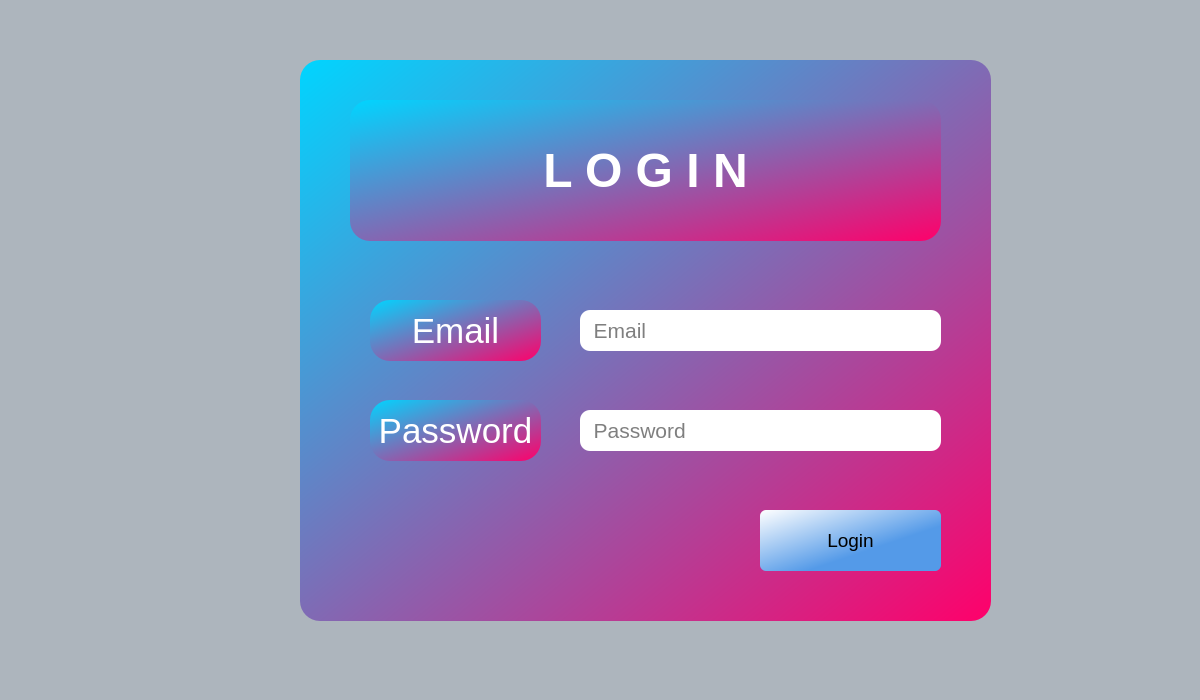
<?xml version="1.0" encoding="UTF-8"?>
<ui version="4.0">
 <class>Login</class>
 <widget class="QDialog" name="Login">
  <property name="geometry">
   <rect>
    <x>0</x>
    <y>0</y>
    <width>1200</width>
    <height>700</height>
   </rect>
  </property>
  <property name="windowTitle">
   <string>Dialog</string>
  </property>
  <property name="styleSheet">
   <string notr="true">background-color: rgb(173, 181, 189);</string>
  </property>
  <widget class="QGroupBox" name="groupBox">
   <property name="geometry">
    <rect>
     <x>300</x>
     <y>60</y>
     <width>691</width>
     <height>561</height>
    </rect>
   </property>
   <property name="styleSheet">
    <string notr="true">background-color: qlineargradient(spread:reflect, x1:0, y1:0, x2:1, y2:1, stop:0 rgba(0, 213, 255, 255), stop:1 rgba(255, 0, 106, 255));
border-radius: 20px;</string>
   </property>
   <property name="title">
    <string/>
   </property>
   <widget class="QLabel" name="label">
    <property name="geometry">
     <rect>
      <x>50</x>
      <y>40</y>
      <width>591</width>
      <height>141</height>
     </rect>
    </property>
    <property name="font">
     <font>
      <pointsize>36</pointsize>
      <italic>false</italic>
      <bold>true</bold>
      <strikeout>false</strikeout>
     </font>
    </property>
    <property name="layoutDirection">
     <enum>Qt::LeftToRight</enum>
    </property>
    <property name="autoFillBackground">
     <bool>false</bool>
    </property>
    <property name="styleSheet">
     <string notr="true">font: 600 36pt &quot;Segoe UI&quot;;
color: rgb(255, 255, 255);

</string>
    </property>
    <property name="text">
     <string>&lt;html&gt;&lt;head/&gt;&lt;body&gt;&lt;p&gt;L O G  I N&lt;/p&gt;&lt;/body&gt;&lt;/html&gt;</string>
    </property>
    <property name="alignment">
     <set>Qt::AlignCenter</set>
    </property>
   </widget>
   <widget class="QLineEdit" name="lineEdit_email">
    <property name="enabled">
     <bool>true</bool>
    </property>
    <property name="geometry">
     <rect>
      <x>280</x>
      <y>250</y>
      <width>361</width>
      <height>41</height>
     </rect>
    </property>
    <property name="sizePolicy">
     <sizepolicy hsizetype="Expanding" vsizetype="Preferred">
      <horstretch>0</horstretch>
      <verstretch>0</verstretch>
     </sizepolicy>
    </property>
    <property name="font">
     <font>
      <pointsize>16</pointsize>
      <italic>false</italic>
      <bold>false</bold>
     </font>
    </property>
    <property name="styleSheet">
     <string notr="true">background-color: #fff;
font: 16pt &quot;Segoe UI&quot;;

border-radius: 10px;</string>
    </property>
    <property name="placeholderText">
     <string>  Email</string>
    </property>
   </widget>
   <widget class="QLabel" name="label_11">
    <property name="geometry">
     <rect>
      <x>70</x>
      <y>240</y>
      <width>171</width>
      <height>61</height>
     </rect>
    </property>
    <property name="sizePolicy">
     <sizepolicy hsizetype="Fixed" vsizetype="Preferred">
      <horstretch>0</horstretch>
      <verstretch>0</verstretch>
     </sizepolicy>
    </property>
    <property name="font">
     <font>
      <pointsize>26</pointsize>
      <italic>false</italic>
      <bold>false</bold>
     </font>
    </property>
    <property name="styleSheet">
     <string notr="true">font: 26pt &quot;Segoe UI&quot;;
color: rgb(255, 255, 255);</string>
    </property>
    <property name="text">
     <string>Email</string>
    </property>
    <property name="alignment">
     <set>Qt::AlignCenter</set>
    </property>
   </widget>
   <widget class="QLineEdit" name="lineEdit_password">
    <property name="geometry">
     <rect>
      <x>280</x>
      <y>350</y>
      <width>361</width>
      <height>41</height>
     </rect>
    </property>
    <property name="sizePolicy">
     <sizepolicy hsizetype="Expanding" vsizetype="Preferred">
      <horstretch>0</horstretch>
      <verstretch>0</verstretch>
     </sizepolicy>
    </property>
    <property name="font">
     <font>
      <pointsize>16</pointsize>
      <italic>false</italic>
      <bold>false</bold>
     </font>
    </property>
    <property name="styleSheet">
     <string notr="true">background-color: #fff;
font: 16pt &quot;Segoe UI&quot;;

border-radius: 10px;</string>
    </property>
    <property name="echoMode">
     <enum>QLineEdit::Password</enum>
    </property>
    <property name="placeholderText">
     <string>  Password</string>
    </property>
   </widget>
   <widget class="QLabel" name="label_12">
    <property name="geometry">
     <rect>
      <x>70</x>
      <y>340</y>
      <width>171</width>
      <height>61</height>
     </rect>
    </property>
    <property name="sizePolicy">
     <sizepolicy hsizetype="Fixed" vsizetype="Preferred">
      <horstretch>0</horstretch>
      <verstretch>0</verstretch>
     </sizepolicy>
    </property>
    <property name="font">
     <font>
      <pointsize>26</pointsize>
      <italic>false</italic>
      <bold>false</bold>
     </font>
    </property>
    <property name="styleSheet">
     <string notr="true">font: 26pt &quot;Segoe UI&quot;;
color: rgb(255, 255, 255);</string>
    </property>
    <property name="text">
     <string>Password</string>
    </property>
    <property name="alignment">
     <set>Qt::AlignCenter</set>
    </property>
   </widget>
   <widget class="QPushButton" name="pushButton_login">
    <property name="geometry">
     <rect>
      <x>460</x>
      <y>450</y>
      <width>181</width>
      <height>61</height>
     </rect>
    </property>
    <property name="sizePolicy">
     <sizepolicy hsizetype="MinimumExpanding" vsizetype="Preferred">
      <horstretch>0</horstretch>
      <verstretch>0</verstretch>
     </sizepolicy>
    </property>
    <property name="font">
     <font>
      <pointsize>14</pointsize>
      <italic>false</italic>
      <bold>false</bold>
     </font>
    </property>
    <property name="styleSheet">
     <string notr="true">background-color: qlineargradient(spread:reflect, x1:0, y1:0, x2:1, y2:1, stop:0 rgba(255, 255, 255, 255), stop:0.629213 rgba(84, 154, 232, 255));
font: 14pt &quot;Arial Rounded MT Bold&quot;;
border-radius: 6px;</string>
    </property>
    <property name="text">
     <string>Login</string>
    </property>
   </widget>
  </widget>
 </widget>
 <resources/>
 <connections/>
</ui>
